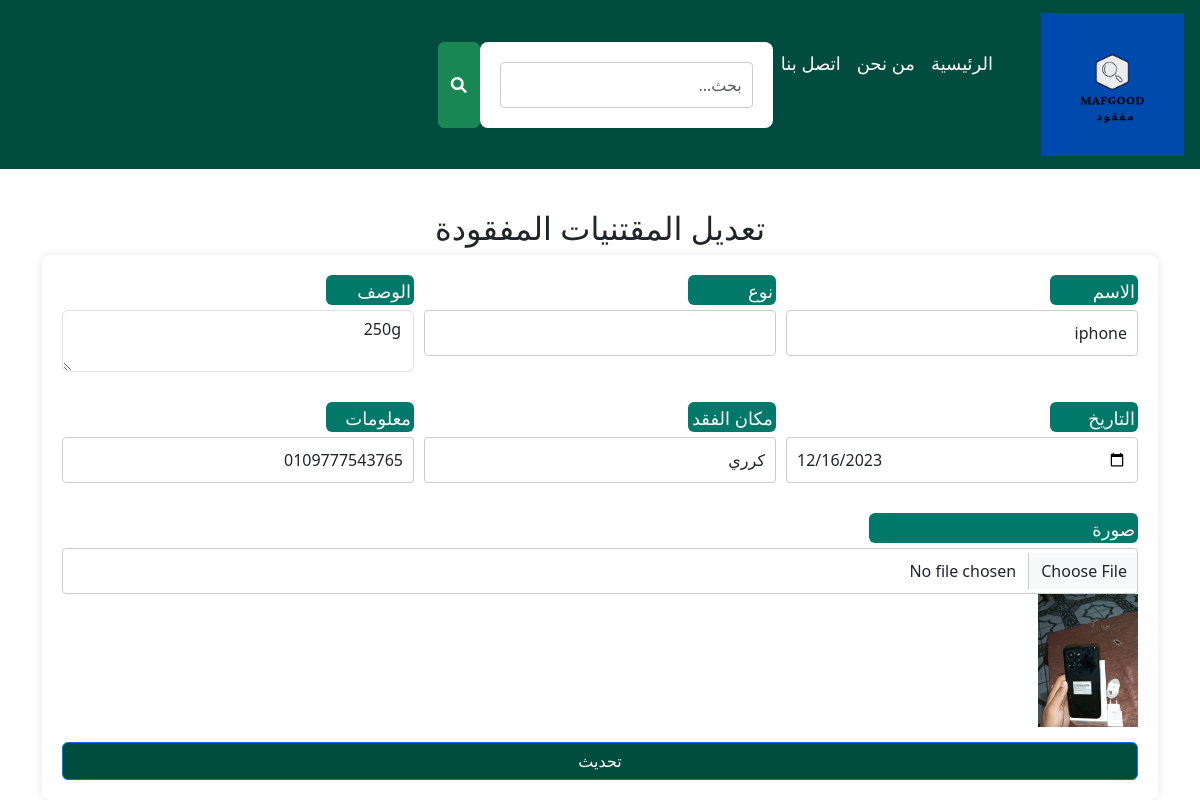
The page /edit_lost_others.php?id=8000 (signed in) on the database its author committed.
### tables this page shows
CREATE TABLE `lost_others` (
  `id` int(11) NOT NULL,
  `name` varchar(100) NOT NULL,
  `other_type` varchar(100) NOT NULL,
  `description` text NOT NULL,
  `date` date NOT NULL,
  `location` varchar(100) DEFAULT NULL,
  `contact` varchar(255) NOT NULL,
  `image` varchar(255) NOT NULL,
  `user_id` int(11) DEFAULT NULL
);

### edit_lost_others.php (the view, shortened to what this page needs)
<?php
include('config.php');
if (isset($_GET['id'])) {
    $id = $_GET['id'];
    $result = mysqli_query($con, "SELECT * FROM lost_others WHERE id='$id'");
    $row = mysqli_fetch_array($result);
} else {
    header("Location: view_lost_others.php");
    exit;
}
?>
<!DOCTYPE html>
<html lang="ar">
<head>
    <link rel="stylesheet" href="display.css">
    <link rel="stylesheet" href="bootstrap/css/bootstrap.min.css">
    <link rel="stylesheet" href="https://cdnjs.cloudflare.com/ajax/libs/font-awesome/6.0.0-beta3/css/all.min.css">
</head>
<body>
<nav class="navbar navbar-expand-lg" style="background-color:#004d40;">
    <a class="navbar-brand" href="home_page.php">
    <img src="images/website/logo.png" alt="Logo image" id="logo-img" class="d-inline-block align-top">
    </a>
    <div class="collapse navbar-collapse" id="navbarNav">
        <ul class="navbar-nav">
            <li class="nav-item"><a class="nav-link" href="home_page.php">الرئيسية</a></li>
            <li class="nav-item"><a class="nav-link" href="we.html">من نحن</a></li>
            <li class="nav-item"><a class="nav-link" href="connect.php">اتصل بنا</a></li>
            <li>
            <li class="nav-item">
            <form  method="post" action="search.php" class="d-flex">
                        <input type="text" name="query" class="form-control search-bar" placeholder="بحث..." style="padding:nane">
    </li>
                        <button type="submit" class="btn btn-success search-button"><i class="fas fa-search"></i></button>
            </li>
        </ul>
    </div>
</nav>
    <div class="container">
        <h2 class="text-center mt-4">تعديل المقتنيات المفقودة</h2>
        <form action="" method="post" enctype="multipart/form-data">
            <div class="form-group" style="display: flex; gap: 10px;">
            <div style="flex: 1;">
                <label for="name">الاسم</label>
                <input type="text" name="name" class="form-control" value="<?php echo $row['name']; ?>" required>
            </div>
            <div style="flex: 1;">
                <label for="name"> نوع المقتنى</label>
                <input type="text" id="other_type" name="other_type" required>
            </div>
            <div style="flex: 1;">
                <label for="description">الوصف</label>
                <textarea name="description" class="form-control" required><?php echo $row['description']; ?></textarea>
            </div>
            </div>
            <div class="form-group" style="display: flex; gap: 10px;">
            <div style="flex: 1;">
                <label for="date">التاريخ</label>
                <input type="date" name="date" class="form-control" value="<?php echo $row['date']; ?>" required>
            </div>
            <div style="flex: 1;">
                <label for="location">مكان الفقد</label>
                <input type="text" name="location" class="form-control" value="<?php echo $row['location']; ?>" required>
            </div>
            <div style="flex: 1;">
            <label for="contact"  class="lab">معلومات الاتصال</label>
                <input type="text" name="contact" class="form-control" value="<?php echo $row['contact']; ?>" required>
            </div>
            </div>
            <div class="form-group">
                <label for="image">صورة</label>
                <input type="file" name="image" class="form-control">
                <img src="<?php echo $row['image']; ?>" width="100" alt="Document Image">
            </div>
            <button type="submit" name="update" class="btn btn-primary btn-block laa ">تحديث</button>
        </form>
    </div>
</body>
</html>

### display.css (style rules this page uses)
body { background-color: #e0f7fa; font-family: 'Cairo', sans-serif; direction: rtl; text-align: center; margin: 0; padding: 0; display: flex; flex-direction: column; min-height: 100vh; justify-content: space-between; }
body { direction: rtl; }
.navbar-nav .nav-link { color: white !important; font-size: 18px; }
.navbar-nav { justify-content: left; }
.container { max-width: 1200px; margin: 0 auto; padding: 0 10px; }
form { background-color: #ffffff; padding: 20px; border-radius: 8px; box-shadow: 0 0 10px rgba(0, 0, 0, 0.1); }
form div { margin-bottom: 15px; }
form label { display: block; margin-bottom: 5px; background-color:#00796b; font-size: 18px; color: white; height: 30px; width: 25%; border-radius: 6px; padding: 3px; }
form input[type="text"], form input[type="date"], form input[type="file"], form button, form select { width: 100%; padding: 10px; border: 1px solid #ccc; border-radius: 4px; font-size: 16px; }

### edit_lost_others.php (style rules this page uses)
.laa { background-color: #004d40; color: white; }

### rows shown on the page
lost_others: name "iphone", description "250g", date "12/16/2023", location "كرري", contact "0109777543765", image (picture)
